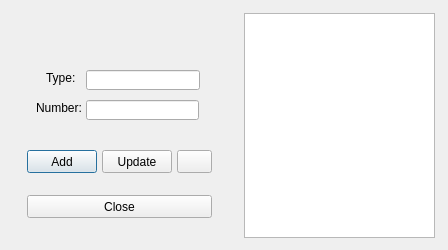
<?xml version="1.0" encoding="UTF-8"?>
<ui version="4.0">
 <class>Car</class>
 <widget class="QDialog" name="Car">
  <property name="geometry">
   <rect>
    <x>0</x>
    <y>0</y>
    <width>448</width>
    <height>250</height>
   </rect>
  </property>
  <property name="windowTitle">
   <string>Dialog</string>
  </property>
  <widget class="QLineEdit" name="lineEdit_type">
   <property name="geometry">
    <rect>
     <x>86</x>
     <y>70</y>
     <width>114</width>
     <height>20</height>
    </rect>
   </property>
  </widget>
  <widget class="QLineEdit" name="lineEdit_number">
   <property name="geometry">
    <rect>
     <x>86</x>
     <y>100</y>
     <width>113</width>
     <height>20</height>
    </rect>
   </property>
  </widget>
  <widget class="QLabel" name="label">
   <property name="geometry">
    <rect>
     <x>46</x>
     <y>70</y>
     <width>41</width>
     <height>16</height>
    </rect>
   </property>
   <property name="text">
    <string>Type:</string>
   </property>
  </widget>
  <widget class="QLabel" name="label_2">
   <property name="geometry">
    <rect>
     <x>36</x>
     <y>100</y>
     <width>51</width>
     <height>16</height>
    </rect>
   </property>
   <property name="text">
    <string>Number:</string>
   </property>
  </widget>
  <widget class="QPushButton" name="addButton">
   <property name="geometry">
    <rect>
     <x>27</x>
     <y>150</y>
     <width>70</width>
     <height>23</height>
    </rect>
   </property>
   <property name="text">
    <string>Add</string>
   </property>
   <property name="autoDefault">
    <bool>true</bool>
   </property>
  </widget>
  <widget class="QPushButton" name="closeButton">
   <property name="geometry">
    <rect>
     <x>27</x>
     <y>195</y>
     <width>185</width>
     <height>23</height>
    </rect>
   </property>
   <property name="text">
    <string>Close</string>
   </property>
  </widget>
  <widget class="QLabel" name="label_typeadded">
   <property name="geometry">
    <rect>
     <x>200</x>
     <y>70</y>
     <width>46</width>
     <height>13</height>
    </rect>
   </property>
   <property name="text">
    <string/>
   </property>
  </widget>
  <widget class="QLabel" name="addcar">
   <property name="geometry">
    <rect>
     <x>-2</x>
     <y>-10</y>
     <width>257</width>
     <height>70</height>
    </rect>
   </property>
   <property name="text">
    <string/>
   </property>
   <property name="pixmap">
    <pixmap resource="Resources.qrc">:/Resources/Images/Resources/Images/NewCar.png</pixmap>
   </property>
  </widget>
  <widget class="QLabel" name="label_numberadded">
   <property name="geometry">
    <rect>
     <x>200</x>
     <y>100</y>
     <width>46</width>
     <height>13</height>
    </rect>
   </property>
   <property name="text">
    <string/>
   </property>
  </widget>
  <widget class="QTableView" name="carView">
   <property name="geometry">
    <rect>
     <x>244</x>
     <y>13</y>
     <width>191</width>
     <height>225</height>
    </rect>
   </property>
   <property name="horizontalScrollBarPolicy">
    <enum>Qt::ScrollBarAlwaysOff</enum>
   </property>
   <property name="editTriggers">
    <set>QAbstractItemView::AnyKeyPressed|QAbstractItemView::DoubleClicked|QAbstractItemView::EditKeyPressed</set>
   </property>
   <property name="alternatingRowColors">
    <bool>true</bool>
   </property>
   <property name="selectionMode">
    <enum>QAbstractItemView::SingleSelection</enum>
   </property>
   <property name="selectionBehavior">
    <enum>QAbstractItemView::SelectRows</enum>
   </property>
   <attribute name="horizontalHeaderVisible">
    <bool>false</bool>
   </attribute>
   <attribute name="horizontalHeaderStretchLastSection">
    <bool>true</bool>
   </attribute>
  </widget>
  <widget class="QPushButton" name="deleteButton">
   <property name="geometry">
    <rect>
     <x>177</x>
     <y>150</y>
     <width>35</width>
     <height>23</height>
    </rect>
   </property>
   <property name="text">
    <string/>
   </property>
   <property name="icon">
    <iconset resource="Resources.qrc">
     <normaloff>:/Resources/Images/Resources/Images/64.png</normaloff>:/Resources/Images/Resources/Images/64.png</iconset>
   </property>
  </widget>
  <widget class="QPushButton" name="updateButton">
   <property name="geometry">
    <rect>
     <x>102</x>
     <y>150</y>
     <width>70</width>
     <height>23</height>
    </rect>
   </property>
   <property name="text">
    <string>Update</string>
   </property>
  </widget>
  <zorder>lineEdit_type</zorder>
  <zorder>lineEdit_number</zorder>
  <zorder>label</zorder>
  <zorder>label_2</zorder>
  <zorder>closeButton</zorder>
  <zorder>label_typeadded</zorder>
  <zorder>addButton</zorder>
  <zorder>addcar</zorder>
  <zorder>label_numberadded</zorder>
  <zorder>carView</zorder>
  <zorder>deleteButton</zorder>
  <zorder>updateButton</zorder>
 </widget>
 <resources>
  <include location="Resources.qrc"/>
 </resources>
 <connections/>
</ui>
